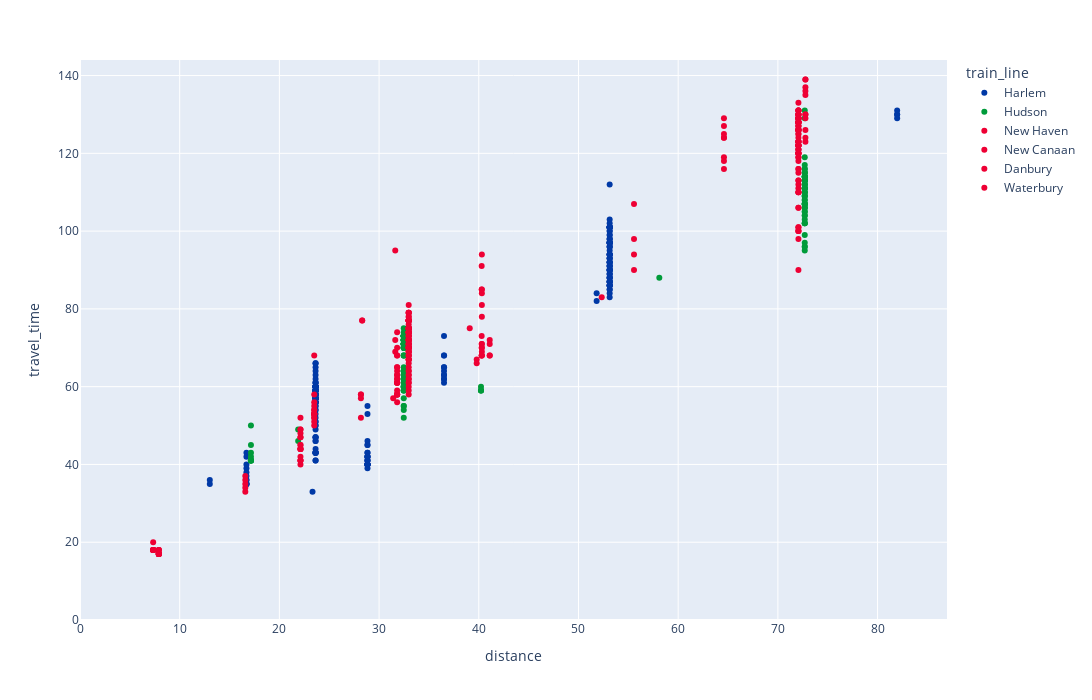

Notebook code for this chart:
### Code cell
df_colors = pd.read_csv(f'../gtfs_data/{railroad}/routes.txt')
df_colors['train_line'] = df_colors['route_long_name']
df_colors['route_color'] = df_colors['route_color'].apply(lambda x: x if x.startswith('#') else f'#{x}')

df = pd.DataFrame(num_stops)
df = df[df['distance'] != "NA"]
df['travel_time'] = df['travel_time'] / 60
xaxis_max = df['distance'].max() + 5
yaxis_max = df['travel_time'].max() + 5


color_map = dict(zip(df_colors['route_long_name'], df_colors['route_color']))

fig = px.scatter(df, x="distance", y="travel_time", color='train_line', hover_name="train_label",
                                 color_discrete_map=color_map
                 )
fig.update_layout(
    xaxis_range = [0,xaxis_max],
    yaxis_range = [0,yaxis_max],
    width = 1400,
    height = 700
)
fig.show()

### Figure 1 — Plotly figure (JSON) as saved in the notebook; plotly's stock layout.template omitted (floating-point values rounded to 4 significant figures; data arrays with more than 128 entries replaced by an {"elided": "..."} marker saying what was removed)
{"data": [{"hovertemplate": "<b>%{hovertext}</b><br><br>train_line=Harlem<br>distance=%{x}<br>travel_time=%{y}<extra></extra>", "hovertext": {"elided": "208 str values"}, "legendgroup": "Harlem", "marker": {"color": "#0039A6", "symbol": "circle"}, "mode": "markers", "name": "Harlem", "orientation": "v", "showlegend": true, "type": "scatter", "x": {"elided": "208 float values"}, "xaxis": "x", "y": {"elided": "208 int values"}, "yaxis": "y"}, {"hovertemplate": "<b>%{hovertext}</b><br><br>train_line=Hudson<br>distance=%{x}<br>travel_time=%{y}<extra></extra>", "hovertext": {"elided": "156 str values"}, "legendgroup": "Hudson", "marker": {"color": "#009B3A", "symbol": "circle"}, "mode": "markers", "name": "Hudson", "orientation": "v", "showlegend": true, "type": "scatter", "x": {"elided": "156 float values"}, "xaxis": "x", "y": {"elided": "156 int values"}, "yaxis": "y"}, {"hovertemplate": "<b>%{hovertext}</b><br><br>train_line=New Haven<br>distance=%{x}<br>travel_time=%{y}<extra></extra>", "hovertext": {"elided": "211 str values"}, "legendgroup": "New Haven", "marker": {"color": "#EE0034", "symbol": "circle"}, "mode": "markers", "name": "New Haven", "orientation": "v", "showlegend": true, "type": "scatter", "x": {"elided": "211 float values"}, "xaxis": "x", "y": {"elided": "211 int values"}, "yaxis": "y"}, {"hovertemplate": "<b>%{hovertext}</b><br><br>train_line=New Canaan<br>distance=%{x}<br>travel_time=%{y}<extra></extra>", "hovertext": ["1707 New Canaan (New Canaan - Grand Central)", "1710 New Canaan (Grand Central - New Canaan)", "1711 New Canaan (New Canaan - Grand Central)", "1712 New Canaan (Grand Central - New Canaan)", "1716 New Canaan (Stamford - New Canaan)", "1718 New Canaan (Stamford - New Canaan)", "1723 New Canaan (New Canaan - Grand Central)", "1726 New Canaan (Stamford - New Canaan)", "1730 New Canaan (Stamford - New Canaan)", "1731 New Canaan (New Canaan - Grand Central)", "1734 New Canaan (Stamford - New Canaan)", "1735 New Canaan (New Canaan - Grand Central)", "1738 New Canaan (Stamford - New Canaan)", "1740 New Canaan (Grand Central - New Canaan)", "1741 New Canaan (New Canaan - Stamford)", "1745 New Canaan (New Canaan - Stamford)", "1750 New Canaan (Grand Central - New Canaan)", "1751 New Canaan (New Canaan - Stamford)", "1752 New Canaan (Grand Central - New Canaan)", "1755 New Canaan (New Canaan - Stamford)", "1758 New Canaan (Grand Central - New Canaan)", "1763 New Canaan (New Canaan - Stamford)", "1767 New Canaan (New Canaan - Stamford)", "1770 New Canaan (Grand Central - New Canaan)", "1771 New Canaan (New Canaan - Stamford)", "1774 New Canaan (Grand Central - New Canaan)", "1775 New Canaan (New Canaan - Grand Central)", "1777 New Canaan (New Canaan - Grand Central)", "1778 New Canaan (Grand Central - New Canaan)", "1782 New Canaan (Stamford - New Canaan)", "1786 New Canaan (Stamford - New Canaan)", "1787 New Canaan (New Canaan - Stamford)", "1790 New Canaan (Stamford - New Canaan)", "1791 New Canaan (New Canaan - Stamford)", "1794 New Canaan (Stamford - New Canaan)", "1795 New Canaan (New Canaan - Stamford)", "1797 New Canaan (New Canaan - Stamford)", "1798 New Canaan (Stamford - New Canaan)", "1799 New Canaan (New Canaan - Stamford)"], "legendgroup": "New Canaan", "marker": {"color": "#EE0034", "symbol": "circle"}, "mode": "markers", "name": "New Canaan", "orientation": "v", "showlegend": true, "type": "scatter", "x": [40.29, 40.31, 40.29, 40.31, 7.338, 7.338, 40.29, 7.338, 7.338, 40.29, 7.338, 40.29, 7.338, 40.31, 7.906, 7.906, 40.31, 7.906, 40.31, 7.906, 40.31, 7.906, 7.906, 40.31, 7.906, 40.31, 40.29, 40.29, 40.31, 7.338, 7.338, 7.906, 7.338, 7.906, 7.338, 7.906, 7.906, 7.338, 7.906], "xaxis": "x", "y": [73, 94, 68, 84, 18, 18, 70, 18, 18, 68, 18, 71, 18, 85, 18, 18, 81, 17, 69, 17, 68, 17, 17, 71, 18, 70, 85, 91, 78, 18, 18, 17, 18, 17, 18, 17, 17, 20, 17], "yaxis": "y"}, {"hovertemplate": "<b>%{hovertext}</b><br><br>train_line=Danbury<br>distance=%{x}<br>travel_time=%{y}<extra></extra>", "hovertext": ["1806 Danbury (South Norwalk - Danbury)", "1811 Danbury (Danbury - Grand Central)", "1812 Danbury (South Norwalk - Danbury)", "1816 Danbury (South Norwalk - Danbury)", "1819 Danbury (Danbury - Grand Central)", "1822 Danbury (South Norwalk - Danbury)", "1830 Danbury (South Norwalk - Danbury)", "1831 Danbury (Danbury - Grand Central)", "1837 Danbury (Danbury - South Norwalk)", "1838 Danbury (South Norwalk - Danbury)", "1841 Danbury (Danbury - Grand Central)", "1844 Danbury (Stamford - Danbury)", "1848 Danbury (Grand Central - Danbury)", "1849 Danbury (Danbury - Stamford)", "1855 Danbury (Danbury - South Norwalk)", "1860 Danbury (Grand Central - Danbury)", "1861 Danbury (Danbury - South Norwalk)", "1867 Danbury (Danbury - South Norwalk)", "1868 Danbury (Grand Central - Danbury)", "1874 Danbury (South Norwalk - Danbury)", "1875 Danbury (Danbury - South Norwalk)", "1881 Danbury (Danbury - South Norwalk)", "1882 Danbury (Grand Central - Danbury)", "1889 Danbury (Danbury - Stamford)", "1894 Danbury (South Norwalk - Danbury)", "1897 Danbury (Danbury - South Norwalk)"], "legendgroup": "Danbury", "marker": {"color": "#EE0034", "symbol": "circle"}, "mode": "markers", "name": "Danbury", "orientation": "v", "showlegend": true, "type": "scatter", "x": [23.49, 64.59, 23.49, 23.49, 64.59, 23.49, 23.49, 64.59, 23.49, 23.49, 64.59, 31.62, 64.59, 31.62, 23.49, 64.59, 23.49, 23.49, 64.59, 23.49, 23.49, 23.49, 64.59, 31.62, 23.49, 23.49], "xaxis": "x", "y": [68, 124, 54, 53, 116, 52, 53, 119, 53, 52, 124, 72, 127, 69, 56, 118, 54, 55, 125, 50, 58, 53, 129, 95, 51, 53], "yaxis": "y"}, {"hovertemplate": "<b>%{hovertext}</b><br><br>train_line=Waterbury<br>distance=%{x}<br>travel_time=%{y}<extra></extra>", "hovertext": ["1902 Waterbury (Bridgeport - Waterbury)", "1908 Waterbury (Bridgeport - Waterbury)", "1911 Waterbury (Waterbury - Bridgeport)", "1916 Waterbury (Bridgeport - Waterbury)", "1922 Waterbury (Bridgeport - Waterbury)", "1925 Waterbury (Waterbury - Bridgeport)", "1928 Waterbury (Bridgeport - Waterbury)", "1935 Waterbury (Waterbury - Bridgeport)", "1936 Waterbury (Bridgeport - Waterbury)", "1942 Waterbury (Bridgeport - Waterbury)", "1949 Waterbury (Waterbury - Bridgeport)", "1956 Waterbury (Bridgeport - Waterbury)", "1957 Waterbury (Waterbury - Bridgeport)", "1965 Waterbury (Waterbury - Bridgeport)", "1973 Waterbury (Waterbury - Bridgeport)", "1974 Waterbury (Bridgeport - Waterbury)", "1979 Waterbury (Waterbury - Bridgeport)", "1985 Waterbury (Waterbury - Bridgeport)", "1990 Waterbury (Bridgeport - Waterbury)", "1991 Waterbury (Waterbury - Bridgeport)", "1995 Waterbury (Waterbury - Bridgeport)", "1997 Waterbury (Waterbury - Bridgeport)", "B1456 Waterbury (Bridgeport - Waterbury)", "B1538 Waterbury (Bridgeport - Waterbury)"], "legendgroup": "Waterbury", "marker": {"color": "#EE0034", "symbol": "circle"}, "mode": "markers", "name": "Waterbury", "orientation": "v", "showlegend": true, "type": "scatter", "x": [31.81, 31.81, 31.81, 31.81, 31.81, 31.81, 31.81, 31.81, 31.81, 31.81, 31.81, 31.81, 31.81, 31.81, 31.81, 31.81, 31.81, 31.81, 31.81, 31.81, 31.81, 31.81, 28.3, 28.3], "xaxis": "x", "y": [68, 74, 58, 70, 61, 58, 65, 58, 61, 63, 58, 61, 58, 61, 64, 65, 62, 62, 68, 63, 59, 56, 77, 77], "yaxis": "y"}], "layout": {"height": 700, "legend": {"title": {"text": "train_line"}, "tracegroupgap": 0}, "margin": {"t": 60}, "width": 1400, "xaxis": {"anchor": "y", "domain": [0, 1], "range": [0, 86.96], "title": {"text": "distance"}}, "yaxis": {"anchor": "x", "domain": [0, 1], "range": [0, 144], "title": {"text": "travel_time"}}}}
